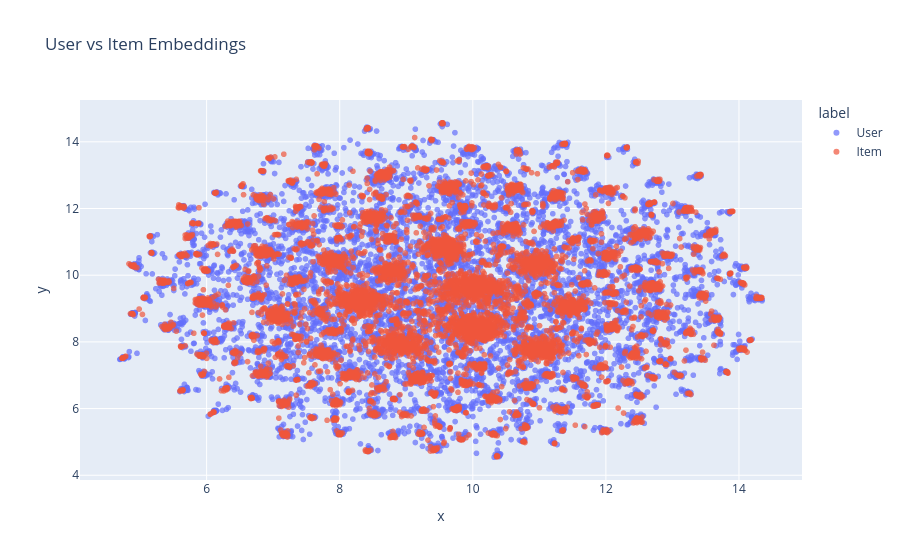

Here is the notebook cell this chart was saved with:
### Code cell
import plotly.express as px

# 유저 & 아이템 벡터 합치기
all_vectors = np.vstack([user_vectors, item_vectors])
# User, Item 범례 구분 값(User & Item)
labels = ["User"] * len(user_vectors) + ["Item"] * len(item_vectors)

ids = [f"User_{i}" for i in range(len(user_vectors))] + [
    f"Item_{j}" for j in range(len(item_vectors))
]

# UMAP 기반 차원 축소
# - metric="cosine": 임베딩 간 코사인 거리 기준으로 구조를 보존
reducer = umap.UMAP(metric="cosine")
embeddings = reducer.fit_transform(all_vectors)

# DataFrame 생성
df_plot = pd.DataFrame(
    {"x": embeddings[:, 0], "y": embeddings[:, 1], "label": labels, "id": ids}
)

# Plotly 시각화
fig = px.scatter(
    df_plot,
    x="x",
    y="y",
    color="label",
    hover_data=["id"],  # 마우스 오버 시 ID 표시
    opacity=0.7,
    title="User vs Item Embeddings",
)

fig.update_traces(marker=dict(size=6))
fig.show()

### Figure 1 — Plotly figure (JSON) as saved in the notebook; plotly's stock layout.template omitted (floating-point values rounded to 4 significant figures; data arrays with more than 128 entries replaced by an {"elided": "..."} marker saying what was removed)
{"data": [{"customdata": {"elided": "10000x1 str values"}, "hovertemplate": "label=User<br>x=%{x}<br>y=%{y}<br>id=%{customdata[0]}<extra></extra>", "legendgroup": "User", "marker": {"color": "#636efa", "opacity": 0.7, "symbol": "circle", "size": 6}, "mode": "markers", "name": "User", "showlegend": true, "x": {"elided": "10000 float values"}, "xaxis": "x", "y": {"elided": "10000 float values"}, "yaxis": "y", "type": "scattergl"}, {"customdata": {"elided": "9998x1 str values"}, "hovertemplate": "label=Item<br>x=%{x}<br>y=%{y}<br>id=%{customdata[0]}<extra></extra>", "legendgroup": "Item", "marker": {"color": "#EF553B", "opacity": 0.7, "symbol": "circle", "size": 6}, "mode": "markers", "name": "Item", "showlegend": true, "x": {"elided": "9998 float values"}, "xaxis": "x", "y": {"elided": "9998 float values"}, "yaxis": "y", "type": "scattergl"}], "layout": {"xaxis": {"anchor": "y", "domain": [0.0, 1.0], "title": {"text": "x"}}, "yaxis": {"anchor": "x", "domain": [0.0, 1.0], "title": {"text": "y"}}, "legend": {"title": {"text": "label"}, "tracegroupgap": 0}, "title": {"text": "User vs Item Embeddings"}}}
